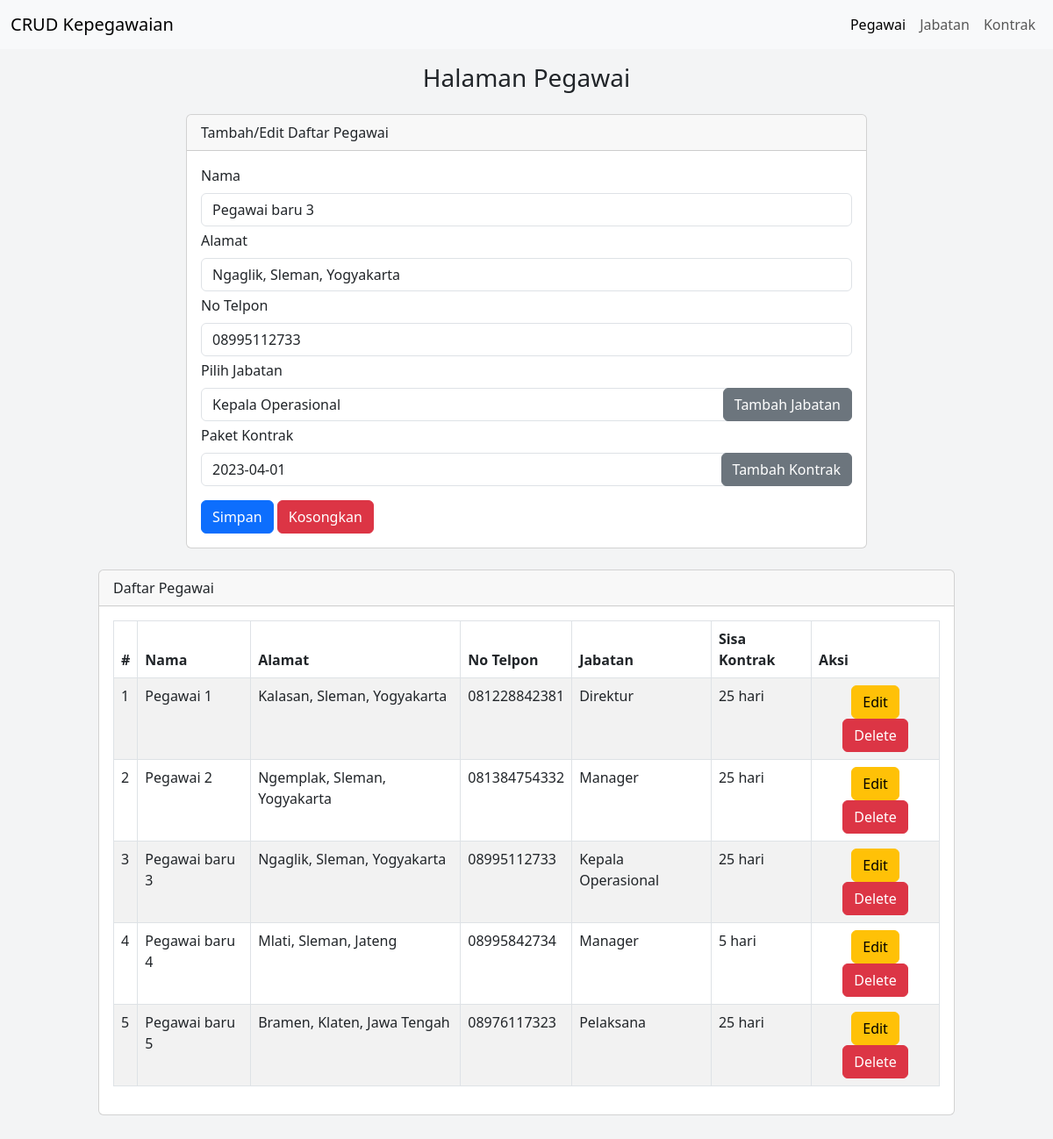
The page /index.php?hal=edit&id=3 on the database its author committed.
### tables this page shows
CREATE TABLE `pegawai` (
  `id_pegawai` int(11) NOT NULL,
  `nama` varchar(50) NOT NULL,
  `alamat` varchar(100) NOT NULL,
  `no_telpon` varchar(14) NOT NULL,
  `id_jabatan` int(11) NOT NULL,
  `id_kontrak` int(11) NOT NULL
);

CREATE TABLE `jabatan` (
  `id_jabatan` int(11) NOT NULL,
  `nama_jabatan` varchar(50) NOT NULL,
  `deskripsi` varchar(100) NOT NULL,
  `gaji` bigint(8) NOT NULL
);

CREATE TABLE `kontrak` (
  `id_kontrak` int(11) NOT NULL,
  `nama_kontrak` varchar(50) NOT NULL,
  `tgl_mulai` date NOT NULL,
  `durasi` int(11) NOT NULL
);

### index.php (the view, shortened to what this page needs)
<?php
    include "inc/koneksi.php";
    if(isset($_GET['hal'])){
        if($_GET['hal'] == "edit"){
            $viewdata = mysqli_query($conn, "SELECT * FROM pegawai WHERE id_pegawai = '$_GET[id]' ");
            $data = mysqli_fetch_array($viewdata);
            if($data){
                $var_nama = $data['nama'];
                $var_alamat = $data['alamat'];
                $var_notelpon = $data['no_telpon'];
                $var_jabatan = $data['id_jabatan'];
                $var_kontrak = $data['id_kontrak'];
            }
        }else if($_GET['hal'] == "delete"){
            $delete = mysqli_query($conn, "DELETE FROM pegawai WHERE id_pegawai = '$_GET[id]' ");
            if($delete){
                echo "<script>
                    alert('Hapus data Sukses!');
                    document.location='index.php';
                </script>";
            }
        }
    }
?>
<!DOCTYPE html>
<html lang="en">
<head>
    <link rel="stylesheet" href="inc/style.css">
    <link href="https://cdn.jsdelivr.net/npm/bootstrap@5.3.0/dist/css/bootstrap.min.css" rel="stylesheet">
</head>
<body class="overflow-x-hidden">
    <section class="min-vh-100" style="background-color: #f3f4f5;">
        <?php include "inc/navbar.php";?>
        <div class="mt-3">
            <h3 class="row justify-content-center">Halaman Pegawai</h3>
        </div>
        <div class="mx-auto row justify-content-center">
        <div class="col-md-8">
            <div class="card mt-3 mb-2">
                <div class="card-header">
                    Tambah/Edit Daftar Pegawai
                </div>
                <div class="card-body">
                    <form action="" method="post">
                        <div class="mb-1">
                            <label for="tb_nama" class="form-label">Nama</label>
                            <input type="text" name="tb_nama" value="<?=@$var_nama?>" class="form-control">
                        </div>
                        <div class="mb-1">
                            <label for="tb_alamat" class="form-label">Alamat</label>
                            <input type="text" name="tb_alamat" value="<?=@$var_alamat?>" class="form-control">
                        </div>
                        <div class="mb-1">
                            <label for="tb_notelpon" class="form-label">No Telpon</label>
                            <input type="text" name="tb_notelpon" value="<?=@$var_notelpon?>" class="form-control">
                        </div>
                        <label for="select_jabatan" class="form-label">Pilih Jabatan</label> <br\>
                        <div class="mb-1 select-wrapper">
                            <select name="select_jabatan" value="<?=@$var_jabatan?>" class="form-control">
                                <?php
                                    $query = "SELECT id_jabatan, nama_jabatan FROM jabatan";
                                    $hasil = mysqli_query($conn, $query);
                                    if (isset($_GET['hal']) && $_GET['hal'] === 'edit' && isset($_GET['id'])) {
                                        $id_pegawai = $_GET['id'];
                                        $query_pegawai = "SELECT id_jabatan FROM pegawai WHERE id_pegawai = $id_pegawai";
                                        $result_pegawai = mysqli_query($conn, $query_pegawai);
                                        $data_pegawai = mysqli_fetch_assoc($result_pegawai);
                                        $selected_jabatan = $data_pegawai['id_jabatan'];
                                        while ($data = mysqli_fetch_assoc($hasil)) {
                                            if ($data['id_jabatan'] == $selected_jabatan) {
                                                echo "<option value='" . $data['id_jabatan'] . "' selected>" . $data['nama_jabatan'] . "</option>";
                                            } else {
                                                echo "<option value='" . $data['id_jabatan'] . "'>" . $data['nama_jabatan'] . "</option>";
                                            }
                                        }
                                    } else {
                                        echo "<option value='' disabled selected>- Pilih Jabatan -</option>";
                                        while ($data = mysqli_fetch_assoc($hasil)) {
                                            echo "<option value='" . $data['id_jabatan'] . "'>" . $data['nama_jabatan'] . "</option>";
                                        }
                                    }
                                ?>
                            </select>
                            <a href="jabatan.php" class="btn btn-secondary">Tambah Jabatan</a>
                        </div>
                        <label for="select_kontrak" class="form-label">Paket Kontrak</label> <br/>
                        <div class="mb-3 select-wrapper">
                            <select name="select_kontrak" value="<?=@$var_kontrak?>" class="form-control">
                                <?php
                                    $query = "SELECT * FROM kontrak";
                                    $hasil = mysqli_query($conn, $query);
                                    if (isset($_GET['hal']) && $_GET['hal'] === 'edit' && isset($_GET['id'])) {
                                        $id_pegawai = $_GET['id'];
                                        $query_pegawai = "SELECT id_kontrak FROM pegawai WHERE id_pegawai = $id_pegawai";
                                        $result_pegawai = mysqli_query($conn, $query_pegawai);
                                        $data_pegawai = mysqli_fetch_assoc($result_pegawai);
                                        $selected_kontrak = $data_pegawai['id_kontrak'];
                                        while ($data = mysqli_fetch_assoc($hasil)) {
                                            if ($data['id_kontrak'] == $selected_kontrak) {
                                                echo "<option value='" . $data['id_kontrak'] . "' selected>" . $data['tgl_mulai'] . "</option>";
                                            } else {
                                                echo "<option value='" . $data['id_kontrak'] . "'>" . $data['tgl_mulai'] . "</option>";
                                            }
                                        }
                                    } else {
                                        echo "<option value='' disabled selected>- Pilih Paket Kontrak -</option>";
                                        while ($data = mysqli_fetch_assoc($hasil)) {
                                            echo "<option value='" . $data['id_kontrak'] . "'>" . $data['nama_kontrak'] . "</option>";
                                        }
                                    }
                                ?>
                            </select>
                            <a href="kontrak.php" class="btn btn-secondary">Tambah Kontrak</a>
                        </div>
                        <div>
                            <button type="submit" class="btn btn-primary" name="btn_simpan" >Simpan</button>
                            <button type="reset" class="btn btn-danger" name="btn_reset" >Kosongkan</button>
                        </div>
                    </form>
                </div>
            </div>
        </div>
        </div>
        <div class="mx-auto row justify-content-center pb-5">
        <div class="col-md-10">
            <div class="card mt-3 mb-2">
                <div class="card-header">
                    Daftar Pegawai
                </div>
                <div class="card-body overflow-x-auto">
                    <table class="table table-bordered table-striped">
                        <thead>
                            <tr>
                                <th>#</th>
                                <th>Nama</th>
                                <th>Alamat</th>
                                <th>No Telpon</th>
                                <th>Jabatan</th>
                                <th>Sisa Kontrak</th>
                                <th>Aksi</th>
                            </tr>
                        </thead>
                        <tbody>
                            <?php
                                $no=1;
                                $result = mysqli_query($conn, "SELECT * FROM pegawai
                                INNER JOIN jabatan ON pegawai.id_jabatan = jabatan.id_jabatan
                                INNER JOIN kontrak ON pegawai.id_kontrak = kontrak.id_kontrak");
                                while ($data = mysqli_fetch_array($result)) :
                            ?>
                                <tr>
                                    <td><?=$no++;?></td>
                                    <td><?=$data['nama']?></td>
                                    <td><?=$data['alamat']?></td>
                                    <td><?=$data['no_telpon']?></td>
                                    <td><?=$data['nama_jabatan']?></td>
                                    <td>
                                        <?php
                                            $tgl_mulai = $data['tgl_mulai'];
                                            $durasi = $data['durasi'];
                                            $tgl_berakhir = date('Y-m-d', strtotime($tgl_mulai . ' + ' . $durasi . ' days'));
                                            $tgl_sekarang = date('Y-m-d');
                                            $sisa_hari = floor((strtotime($tgl_berakhir) - strtotime($tgl_sekarang)) / (60 * 60 * 24));
                                            echo $sisa_hari . " hari";
                                        ?>
                                    </td>
                                    <td class="text-center">
                                        <a href="index.php?hal=edit&id=<?=$data['id_pegawai']?>">
                                            <button type="button" class="btn btn-warning">Edit</button>
                                        </a>
                                        <a href="index.php?hal=delete&id=<?=$data['id_pegawai']?>">
                                            <button type="button" class="btn btn-danger">Delete</button>
                                        </a>
                                    </td>
                                </tr>
                            <?php endwhile;  ?>
                        </tbody>
                    </table>
                </div>
            </div>
        </div>
        </div>
    </section>
</body>
</html>

### inc/style.css (style rules this page uses)
.select-wrapper { position: relative; display: inline-block; width: 100%; }
.select-wrapper .btn { position: absolute; top: 0; right: 0; height: 100%; }

### rows shown on the page
pegawai: tb_nama "Pegawai baru 3", tb_alamat "Ngaglik, Sleman, Yogyakarta", tb_notelpon "08995112733", nama "Pegawai baru 3", alamat "Ngaglik, Sleman, Yogyakarta", no_telpon "08995112733", id_jabatan.nama_jabatan "Kepala Operasional", id_kontrak.durasi "25"
pegawai: nama "Pegawai 1", alamat "Kalasan, Sleman, Yogyakarta", no_telpon "081228842381", id_jabatan.nama_jabatan "Direktur", id_kontrak.durasi "25"
pegawai: nama "Pegawai 2", alamat "Ngemplak, Sleman, Yogyakarta", no_telpon "081384754332", id_jabatan.nama_jabatan "Manager", id_kontrak.durasi "25"
pegawai: nama "Pegawai baru 4", alamat "Mlati, Sleman, Jateng", no_telpon "08995842734", id_jabatan.nama_jabatan "Manager", id_kontrak.durasi "5"
pegawai: nama "Pegawai baru 5", alamat "Bramen, Klaten, Jawa Tengah", no_telpon "08976117323", id_jabatan.nama_jabatan "Pelaksana", id_kontrak.durasi "25"

### other values the page prints
form field select_jabatan "Kepala Operasional"
form field select_kontrak "2023-04-01"
